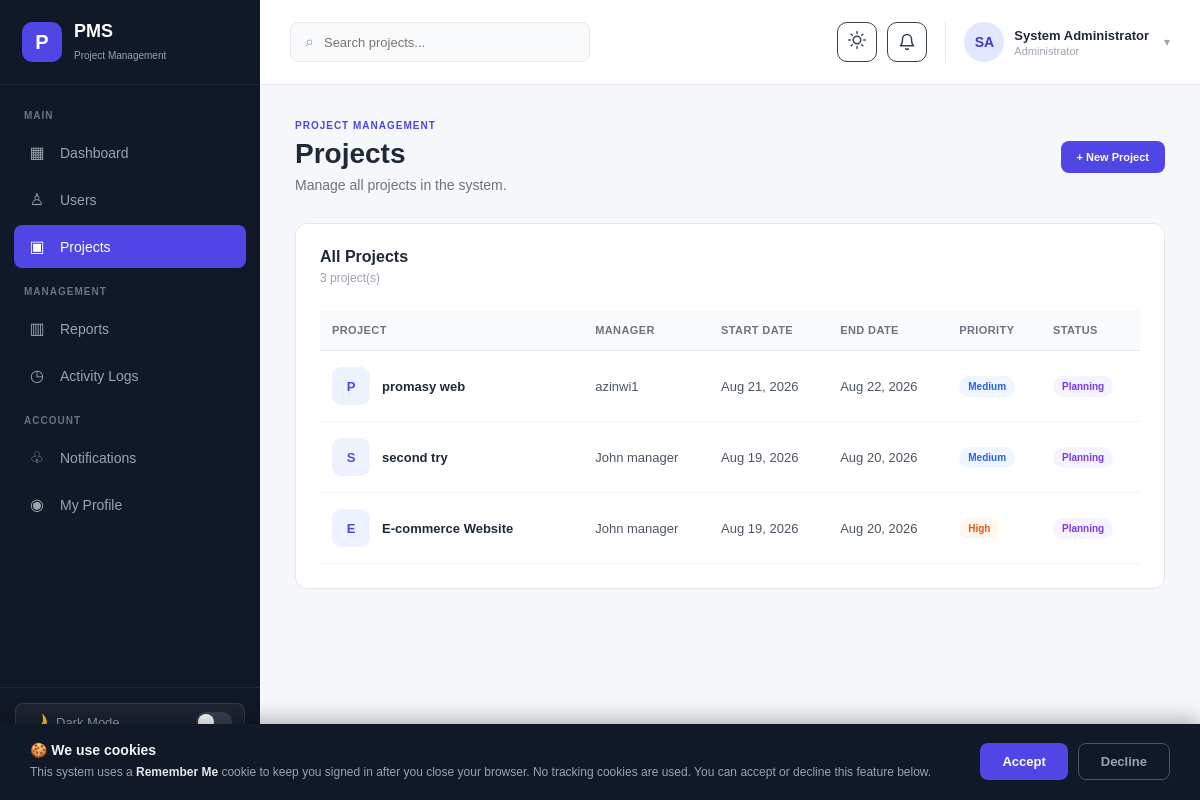
The app's page /admin-projects.php (signed in) with its own data.
### tables this page shows
CREATE TABLE `projects` (
  `id` int NOT NULL AUTO_INCREMENT,
  `name` varchar(150) NOT NULL,
  `description` text,
  `start_date` date NOT NULL,
  `end_date` date DEFAULT NULL,
  `status` enum('planning','in_progress','on_hold','completed','cancelled') NOT NULL DEFAULT 'planning',
  `priority` enum('low','medium','high','urgent') NOT NULL DEFAULT 'medium',
  `manager_id` int NOT NULL,
  `created_by` int NOT NULL,
  `created_at` timestamp NULL DEFAULT CURRENT_TIMESTAMP,
  `updated_at` timestamp NULL DEFAULT CURRENT_TIMESTAMP ON UPDATE CURRENT_TIMESTAMP,
  PRIMARY KEY (`id`),
  KEY `fk_project_manager` (`manager_id`),
  KEY `fk_project_creator` (`created_by`)
);

CREATE TABLE `users` (
  `id` int NOT NULL AUTO_INCREMENT,
  `full_name` varchar(100) NOT NULL,
  `email` varchar(150) NOT NULL,
  `password` varchar(255) NOT NULL,
  `role` enum('admin','project_manager','member') NOT NULL DEFAULT 'member',
  `profile_image` varchar(255) DEFAULT NULL,
  `status` enum('active','inactive') NOT NULL DEFAULT 'active',
  `created_at` timestamp NULL DEFAULT CURRENT_TIMESTAMP,
  `updated_at` timestamp NULL DEFAULT CURRENT_TIMESTAMP ON UPDATE CURRENT_TIMESTAMP,
  `last_seen_at` timestamp NULL DEFAULT NULL,
  PRIMARY KEY (`id`),
  UNIQUE KEY `email` (`email`)
);

### admin-projects.php (the view, shortened to what this page needs)
<?php
require_once "auth_check.php";
require_once "avatar_helper.php";;
$admin_name = $_SESSION["full_name"] ?? "Administrator";
$projects = [];
$query = "
    SELECT
        p.id,
        p.name,
        p.description,
        p.start_date,
        p.end_date,
        p.status,
        p.priority,
        p.created_at,
        u.full_name AS manager_name
    FROM projects p
    INNER JOIN users u
        ON p.manager_id = u.id
    ORDER BY p.created_at DESC
";
$result = mysqli_query($conn, $query);
if ($result) {
    while ($row = mysqli_fetch_assoc($result)) {
        $projects[] = $row;
    }
}
?>
<!DOCTYPE html>
<html lang="en">
<head>
    <link rel="stylesheet" href="assets/css/style.css">
</head>
<body>
<div class="admin-layout">
    <aside class="sidebar">
        <div class="sidebar-logo">
            <div class="logo-icon">P</div>
            <div><h2>PMS</h2><span>Project Management</span></div>
        </div>
        <nav class="sidebar-nav">
            <p class="nav-title">MAIN</p>
            <a href="admin-dashboard.php" class="nav-item">
                <span class="nav-icon">▦</span> Dashboard
            </a>
            <a href="admin-users.php" class="nav-item">
                <span class="nav-icon">♙</span> Users
            </a>
            <a href="admin-projects.php" class="nav-item active">
                <span class="nav-icon">▣</span> Projects
            </a>
            <p class="nav-title">MANAGEMENT</p>
            <a href="admin-reports.php" class="nav-item">
                <span class="nav-icon">▥</span> Reports
            </a>
            <a href="admin-activity.php" class="nav-item">
                <span class="nav-icon">◷</span> Activity Logs
            </a>
            <p class="nav-title">ACCOUNT</p>
                        <a
                href="notifications.php"
                class="nav-item"
            >
                <span class="nav-icon">♧</span>
                Notifications
            </a>
            <a
                href="profile.php" class="nav-item">
                <span class="nav-icon">◉</span> My Profile
            </a>
        </nav>
        <div class="sidebar-bottom">
            <button class="dark-mode-toggle" onclick="toggleDarkMode()" title="Toggle Dark Mode">
                <span class="toggle-icon">🌙</span>
                <span>Dark Mode</span>
                <span class="toggle-track"></span>
            </button>
            <a href="logout.php" class="logout-item">
                <span>↪</span> Logout
            </a>
        </div>
    </aside>
    <main class="main-content">
        <header class="topbar">
            <div class="topbar-left">
                <div class="search-box">
                    <span>⌕</span>
                    <input type="text" id="projectSearch" placeholder="Search projects...">
                </div>
            </div>
            <div class="topbar-right">
                                <button
                    class="theme-toggle-btn"
                    onclick="toggleTheme()"
                    title="Toggle Theme"
                >
                    <span class="theme-icon-light"></span>
                </button>
<button
                    class="notification-button"
                    type="button"
                    onclick="window.location.href='notifications.php'"
                    style="position:relative;"
                >
                    <svg width="18" height="18" viewBox="0 0 24 24" fill="none" stroke="currentColor" stroke-width="2" stroke-linecap="round" stroke-linejoin="round"><path d="M18 8A6 6 0 0 0 6 8c0 7-3 9-3 9h18s-3-2-3-9"/><path d="M13.73 21a2 2 0 0 1-3.46 0"/></svg>
                </button>
                <div class="admin-profile">
                    <?= render_avatar($_SESSION["profile_image"] ?? null, $admin_name, (int)($_SESSION["user_id"])) ?>
                    <div class="profile-info">
                        <strong><?= htmlspecialchars($admin_name) ?></strong>
                        <span>Administrator</span>
                    </div>
                    <span class="profile-arrow">▾</span>
                </div>
            </div>
        </header>
        <section class="dashboard-content">
            <div class="page-header">
                <div>
                    <span class="page-label">PROJECT MANAGEMENT</span>
                    <h1>Projects</h1>
                    <p>Manage all projects in the system.</p>
                </div>
                <div class="page-actions">
                    <a href="admin-create-project.php" class="primary-button">+ New Project</a>
                </div>
            </div>
            <div class="dashboard-card">
                <div class="card-header">
                    <div>
                        <h2>All Projects</h2>
                        <p><?= count($projects) ?> project(s)</p>
                    </div>
                </div>
                <?php if (count($projects) > 0): ?>
                    <div class="table-container">
                        <table class="projects-table" id="projectsTable">
                            <thead>
                                <tr>
                                    <th>Project</th>
                                    <th>Manager</th>
                                    <th>Start Date</th>
                                    <th>End Date</th>
                                    <th>Priority</th>
                                    <th>Status</th>
                                </tr>
                            </thead>
                            <tbody>
                                <?php foreach ($projects as $project): ?>
                                    <tr class="clickable-row" onclick="window.location.href='manager-project-details.php?id=<?= (int)$project["id"] ?>'">
                                        <td>
                                            <div class="project-name">
                                                <div class="project-avatar"><?= htmlspecialchars(strtoupper(substr($project["name"], 0, 1))) ?></div>
                                                <div><strong><?= htmlspecialchars($project["name"]) ?></strong></div>
                                            </div>
                                        </td>
                                        <td><?= htmlspecialchars($project["manager_name"]) ?></td>
                                        <td><?= !empty($project["start_date"]) ? date("M d, Y", strtotime($project["start_date"])) : "—" ?></td>
                                        <td><?= !empty($project["end_date"]) ? date("M d, Y", strtotime($project["end_date"])) : "—" ?></td>
                                        <td><span class="priority-badge priority-<?= htmlspecialchars($project["priority"]) ?>"><?= ucfirst(htmlspecialchars($project["priority"])) ?></span></td>
                                        <td><span class="status-badge status-<?= htmlspecialchars($project["status"]) ?>"><?= ucfirst(str_replace("_", " ", htmlspecialchars($project["status"]))) ?></span></td>
                                    </tr>
                                <?php endforeach; ?>
                            </tbody>
                        </table>
                    </div>
                <?php endif; ?>
            </div>
        </section>
    </main>
</div>
<?php include "cookie_consent.php"; ?>
</body>
</html>

### records on screen
projects: name "P", name "promasy web", users.full_name "azinwi1", start_date "Aug 21, 2026", end_date "Aug 22, 2026", priority "Medium", status "Planning"
projects: name "S", name "second try", users.full_name "John manager", start_date "Aug 19, 2026", end_date "Aug 20, 2026", priority "Medium", status "Planning"
projects: name "E", name "E-commerce Website", users.full_name "John manager", start_date "Aug 19, 2026", end_date "Aug 20, 2026", priority "High", status "Planning"

### other values on screen
$escaped_initials "SA"
$admin_name "System Administrator"
count($projects) "3"
